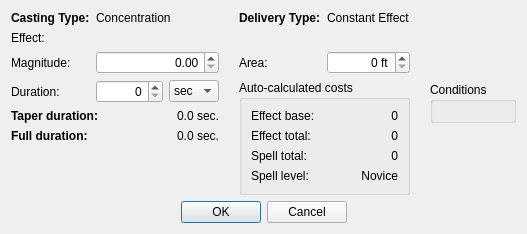
<?xml version="1.0" encoding="UTF-8"?>
<ui version="4.0">
 <class>DKMagicEffectListItemDialog</class>
 <widget class="QDialog" name="DKMagicEffectListItemDialog">
  <property name="sizePolicy">
   <sizepolicy hsizetype="Preferred" vsizetype="Maximum">
    <horstretch>0</horstretch>
    <verstretch>0</verstretch>
   </sizepolicy>
  </property>
  <property name="windowTitle">
   <string>Effect Item</string>
  </property>
  <layout class="QGridLayout" name="gridLayout_2">
   <item row="0" column="0">
    <layout class="QGridLayout" name="gridLayout">
     <item row="1" column="1" colspan="4">
      <widget class="DKFormPicker" name="form">
       <property name="allowNone">
        <bool>false</bool>
       </property>
      </widget>
     </item>
     <item row="0" column="4">
      <widget class="QLabel" name="currentDeliveryType">
       <property name="text">
        <string>Constant Effect</string>
       </property>
      </widget>
     </item>
     <item row="5" column="0" colspan="2">
      <spacer name="verticalSpacer">
       <property name="orientation">
        <enum>Qt::Vertical</enum>
       </property>
       <property name="sizeHint" stdset="0">
        <size>
         <width>20</width>
         <height>0</height>
        </size>
       </property>
      </spacer>
     </item>
     <item row="2" column="4">
      <widget class="QSpinBox" name="area">
       <property name="alignment">
        <set>Qt::AlignRight|Qt::AlignTrailing|Qt::AlignVCenter</set>
       </property>
       <property name="suffix">
        <string> ft</string>
       </property>
       <property name="maximum">
        <number>1000000</number>
       </property>
      </widget>
     </item>
     <item row="3" column="1">
      <layout class="QHBoxLayout" name="horizontalLayout">
       <item>
        <widget class="QSpinBox" name="durationEdit">
         <property name="alignment">
          <set>Qt::AlignRight|Qt::AlignTrailing|Qt::AlignVCenter</set>
         </property>
         <property name="maximum">
          <number>1000000</number>
         </property>
        </widget>
       </item>
       <item>
        <widget class="QComboBox" name="durationUnit">
         <item>
          <property name="text">
           <string>sec</string>
          </property>
         </item>
         <item>
          <property name="text">
           <string>min</string>
          </property>
         </item>
         <item>
          <property name="text">
           <string>hr</string>
          </property>
         </item>
         <item>
          <property name="text">
           <string>day</string>
          </property>
         </item>
        </widget>
       </item>
      </layout>
     </item>
     <item row="2" column="3">
      <widget class="QLabel" name="label_6">
       <property name="text">
        <string>Area:</string>
       </property>
       <property name="buddy">
        <cstring>area</cstring>
       </property>
      </widget>
     </item>
     <item row="0" column="1">
      <widget class="QLabel" name="currentCastingType">
       <property name="text">
        <string>Concentration</string>
       </property>
      </widget>
     </item>
     <item row="1" column="0">
      <widget class="QLabel" name="label_2">
       <property name="text">
        <string>Effect:</string>
       </property>
       <property name="buddy">
        <cstring>form</cstring>
       </property>
      </widget>
     </item>
     <item row="0" column="3">
      <widget class="QLabel" name="label_5">
       <property name="font">
        <font>
         <weight>75</weight>
         <bold>true</bold>
        </font>
       </property>
       <property name="text">
        <string>Delivery Type:</string>
       </property>
      </widget>
     </item>
     <item row="2" column="1">
      <widget class="QDoubleSpinBox" name="magnitude">
       <property name="alignment">
        <set>Qt::AlignRight|Qt::AlignTrailing|Qt::AlignVCenter</set>
       </property>
       <property name="maximum">
        <double>1000000.000000000000000</double>
       </property>
      </widget>
     </item>
     <item row="0" column="0">
      <widget class="QLabel" name="label">
       <property name="font">
        <font>
         <weight>75</weight>
         <bold>true</bold>
        </font>
       </property>
       <property name="text">
        <string>Casting Type:</string>
       </property>
      </widget>
     </item>
     <item row="3" column="0">
      <widget class="QLabel" name="label_4">
       <property name="text">
        <string>Duration:</string>
       </property>
       <property name="buddy">
        <cstring>durationEdit</cstring>
       </property>
      </widget>
     </item>
     <item row="3" column="3" rowspan="3" colspan="2">
      <widget class="QGroupBox" name="autoCalcPreviewGroupbox">
       <property name="title">
        <string>Auto-calculated costs</string>
       </property>
       <layout class="QGridLayout" name="gridLayout_4">
        <item row="3" column="0">
         <widget class="QLabel" name="label_12">
          <property name="text">
           <string>Spell level:</string>
          </property>
         </widget>
        </item>
        <item row="2" column="0">
         <widget class="QLabel" name="label_11">
          <property name="text">
           <string>Spell total:</string>
          </property>
         </widget>
        </item>
        <item row="0" column="0">
         <widget class="QLabel" name="label_9">
          <property name="text">
           <string>Effect base:</string>
          </property>
         </widget>
        </item>
        <item row="1" column="0">
         <widget class="QLabel" name="label_10">
          <property name="text">
           <string>Effect total:</string>
          </property>
         </widget>
        </item>
        <item row="0" column="1">
         <widget class="QLabel" name="previewEffectBaseCost">
          <property name="text">
           <string>0</string>
          </property>
          <property name="alignment">
           <set>Qt::AlignRight|Qt::AlignTrailing|Qt::AlignVCenter</set>
          </property>
         </widget>
        </item>
        <item row="1" column="1">
         <widget class="QLabel" name="previewEffectTotalCost">
          <property name="text">
           <string>0</string>
          </property>
          <property name="alignment">
           <set>Qt::AlignRight|Qt::AlignTrailing|Qt::AlignVCenter</set>
          </property>
         </widget>
        </item>
        <item row="2" column="1">
         <widget class="QLabel" name="previewSpellTotalCost">
          <property name="text">
           <string>0</string>
          </property>
          <property name="alignment">
           <set>Qt::AlignRight|Qt::AlignTrailing|Qt::AlignVCenter</set>
          </property>
         </widget>
        </item>
        <item row="3" column="1">
         <widget class="QLabel" name="previewSpellLevel">
          <property name="text">
           <string>Novice</string>
          </property>
          <property name="alignment">
           <set>Qt::AlignRight|Qt::AlignTrailing|Qt::AlignVCenter</set>
          </property>
         </widget>
        </item>
       </layout>
      </widget>
     </item>
     <item row="2" column="0">
      <widget class="QLabel" name="label_3">
       <property name="text">
        <string>Magnitude:</string>
       </property>
       <property name="buddy">
        <cstring>magnitude</cstring>
       </property>
      </widget>
     </item>
     <item row="4" column="0" colspan="2">
      <layout class="QGridLayout" name="gridLayout_3">
       <item row="0" column="0">
        <widget class="QLabel" name="label_7">
         <property name="font">
          <font>
           <weight>75</weight>
           <bold>true</bold>
          </font>
         </property>
         <property name="text">
          <string>Taper duration:</string>
         </property>
        </widget>
       </item>
       <item row="1" column="0">
        <widget class="QLabel" name="label_8">
         <property name="font">
          <font>
           <weight>75</weight>
           <bold>true</bold>
          </font>
         </property>
         <property name="text">
          <string>Full duration:</string>
         </property>
        </widget>
       </item>
       <item row="0" column="1">
        <widget class="QLabel" name="previewDurationTaper">
         <property name="text">
          <string>0.0 sec.</string>
         </property>
         <property name="alignment">
          <set>Qt::AlignRight|Qt::AlignTrailing|Qt::AlignVCenter</set>
         </property>
        </widget>
       </item>
       <item row="1" column="1">
        <widget class="QLabel" name="previewFullDuration">
         <property name="text">
          <string>0.0 sec.</string>
         </property>
         <property name="alignment">
          <set>Qt::AlignRight|Qt::AlignTrailing|Qt::AlignVCenter</set>
         </property>
        </widget>
       </item>
      </layout>
     </item>
     <item row="2" column="2">
      <spacer name="horizontalSpacer_3">
       <property name="orientation">
        <enum>Qt::Horizontal</enum>
       </property>
       <property name="sizeType">
        <enum>QSizePolicy::Fixed</enum>
       </property>
       <property name="sizeHint" stdset="0">
        <size>
         <width>8</width>
         <height>20</height>
        </size>
       </property>
      </spacer>
     </item>
    </layout>
   </item>
   <item row="0" column="2" colspan="2">
    <widget class="QGroupBox" name="groupBox">
     <property name="sizePolicy">
      <sizepolicy hsizetype="Preferred" vsizetype="Maximum">
       <horstretch>0</horstretch>
       <verstretch>0</verstretch>
      </sizepolicy>
     </property>
     <property name="title">
      <string>Conditions</string>
     </property>
     <layout class="QGridLayout" name="gridLayout_5">
      <item row="0" column="0">
       <widget class="DKConditionList" name="conditions">
        <property name="sizePolicy">
         <sizepolicy hsizetype="Preferred" vsizetype="Maximum">
          <horstretch>0</horstretch>
          <verstretch>0</verstretch>
         </sizepolicy>
        </property>
        <property name="baseSize">
         <size>
          <width>0</width>
          <height>50</height>
         </size>
        </property>
       </widget>
      </item>
     </layout>
    </widget>
   </item>
   <item row="1" column="0" colspan="4">
    <layout class="QHBoxLayout" name="buttonsLayout">
     <item>
      <spacer name="horizontalSpacer">
       <property name="orientation">
        <enum>Qt::Horizontal</enum>
       </property>
       <property name="sizeHint" stdset="0">
        <size>
         <width>40</width>
         <height>20</height>
        </size>
       </property>
      </spacer>
     </item>
     <item>
      <widget class="QPushButton" name="buttonOK">
       <property name="text">
        <string>OK</string>
       </property>
      </widget>
     </item>
     <item>
      <widget class="QPushButton" name="buttonCancel">
       <property name="text">
        <string>Cancel</string>
       </property>
      </widget>
     </item>
     <item>
      <spacer name="horizontalSpacer_2">
       <property name="orientation">
        <enum>Qt::Horizontal</enum>
       </property>
       <property name="sizeHint" stdset="0">
        <size>
         <width>40</width>
         <height>20</height>
        </size>
       </property>
      </spacer>
     </item>
    </layout>
   </item>
   <item row="0" column="1">
    <spacer name="horizontalSpacer_4">
     <property name="orientation">
      <enum>Qt::Horizontal</enum>
     </property>
     <property name="sizeType">
      <enum>QSizePolicy::Fixed</enum>
     </property>
     <property name="sizeHint" stdset="0">
      <size>
       <width>8</width>
       <height>20</height>
      </size>
     </property>
    </spacer>
   </item>
  </layout>
 </widget>
 <customwidgets>
  <customwidget>
   <class>DKFormPicker</class>
   <extends>QWidget</extends>
   <header>widgets/DKFormPicker.h</header>
  </customwidget>
  <customwidget>
   <class>DKConditionList</class>
   <extends>QWidget</extends>
   <header>widgets/DKConditionList.h</header>
  </customwidget>
 </customwidgets>
 <tabstops>
  <tabstop>form</tabstop>
  <tabstop>magnitude</tabstop>
  <tabstop>area</tabstop>
  <tabstop>durationEdit</tabstop>
  <tabstop>durationUnit</tabstop>
  <tabstop>buttonOK</tabstop>
  <tabstop>buttonCancel</tabstop>
 </tabstops>
 <resources/>
 <connections/>
</ui>
